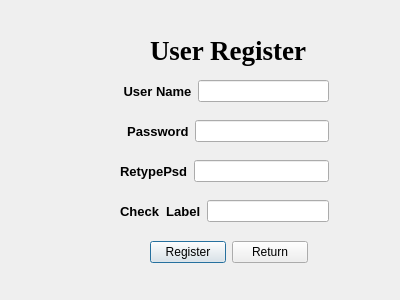
<?xml version="1.0" encoding="UTF-8"?>
<ui version="4.0">
 <class>RegisterDialog</class>
 <widget class="QDialog" name="RegisterDialog">
  <property name="geometry">
   <rect>
    <x>0</x>
    <y>0</y>
    <width>400</width>
    <height>300</height>
   </rect>
  </property>
  <property name="windowTitle">
   <string>Form</string>
  </property>
  <widget class="QLabel" name="label">
   <property name="geometry">
    <rect>
     <x>150</x>
     <y>30</y>
     <width>161</width>
     <height>41</height>
    </rect>
   </property>
   <property name="font">
    <font>
     <family>Times New Roman</family>
     <pointsize>20</pointsize>
     <weight>75</weight>
     <bold>true</bold>
    </font>
   </property>
   <property name="midLineWidth">
    <number>0</number>
   </property>
   <property name="text">
    <string>User Register</string>
   </property>
  </widget>
  <widget class="QWidget" name="layoutWidget">
   <property name="geometry">
    <rect>
     <x>120</x>
     <y>120</y>
     <width>209</width>
     <height>22</height>
    </rect>
   </property>
   <layout class="QHBoxLayout" name="horizontalLayout_2">
    <item>
     <widget class="QLabel" name="passwordLabel">
      <property name="font">
       <font>
        <pointsize>10</pointsize>
        <weight>75</weight>
        <bold>true</bold>
       </font>
      </property>
      <property name="text">
       <string>  Password</string>
      </property>
     </widget>
    </item>
    <item>
     <widget class="QLineEdit" name="passwordLine"/>
    </item>
   </layout>
  </widget>
  <widget class="QWidget" name="layoutWidget_2">
   <property name="geometry">
    <rect>
     <x>120</x>
     <y>160</y>
     <width>209</width>
     <height>22</height>
    </rect>
   </property>
   <layout class="QHBoxLayout" name="horizontalLayout_3">
    <item>
     <widget class="QLabel" name="retypePsdLabel">
      <property name="font">
       <font>
        <pointsize>10</pointsize>
        <weight>75</weight>
        <bold>true</bold>
       </font>
      </property>
      <property name="text">
       <string>RetypePsd</string>
      </property>
     </widget>
    </item>
    <item>
     <widget class="QLineEdit" name="retypePsdLine"/>
    </item>
   </layout>
  </widget>
  <widget class="QWidget" name="layoutWidget_3">
   <property name="geometry">
    <rect>
     <x>120</x>
     <y>200</y>
     <width>209</width>
     <height>22</height>
    </rect>
   </property>
   <layout class="QHBoxLayout" name="horizontalLayout_4">
    <item>
     <widget class="QLabel" name="checkCodeLabel">
      <property name="font">
       <font>
        <pointsize>10</pointsize>
        <weight>75</weight>
        <bold>true</bold>
       </font>
      </property>
      <property name="text">
       <string>Check  Label</string>
      </property>
     </widget>
    </item>
    <item>
     <widget class="QLineEdit" name="checkCodeLine"/>
    </item>
   </layout>
  </widget>
  <widget class="QWidget" name="layoutWidget">
   <property name="geometry">
    <rect>
     <x>120</x>
     <y>80</y>
     <width>209</width>
     <height>22</height>
    </rect>
   </property>
   <layout class="QHBoxLayout" name="horizontalLayout">
    <item>
     <widget class="QLabel" name="userNameLabel">
      <property name="font">
       <font>
        <pointsize>10</pointsize>
        <weight>75</weight>
        <bold>true</bold>
       </font>
      </property>
      <property name="text">
       <string> User Name</string>
      </property>
     </widget>
    </item>
    <item>
     <widget class="QLineEdit" name="userNameLine"/>
    </item>
   </layout>
  </widget>
  <widget class="QWidget" name="layoutWidget">
   <property name="geometry">
    <rect>
     <x>150</x>
     <y>240</y>
     <width>158</width>
     <height>25</height>
    </rect>
   </property>
   <layout class="QHBoxLayout" name="horizontalLayout_5">
    <item>
     <widget class="QPushButton" name="registerbtn">
      <property name="text">
       <string>Register</string>
      </property>
     </widget>
    </item>
    <item>
     <widget class="QPushButton" name="returnbtn">
      <property name="text">
       <string>Return</string>
      </property>
     </widget>
    </item>
   </layout>
  </widget>
 </widget>
 <resources/>
 <connections/>
</ui>
